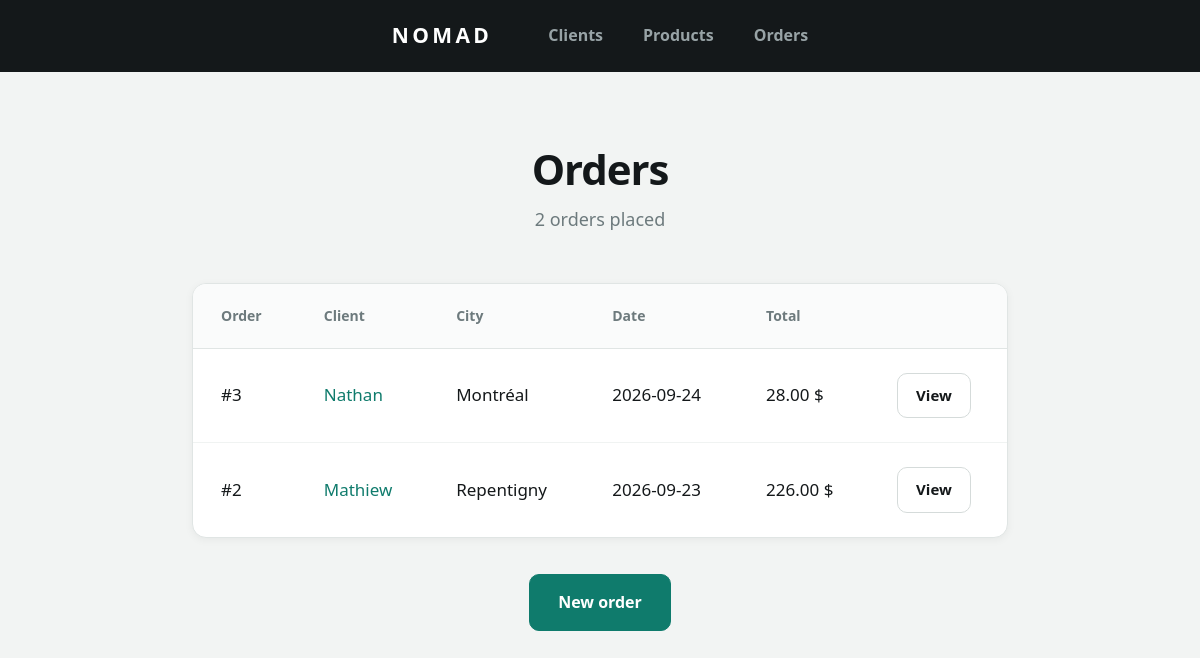
The app's page /order-index.php, older data.
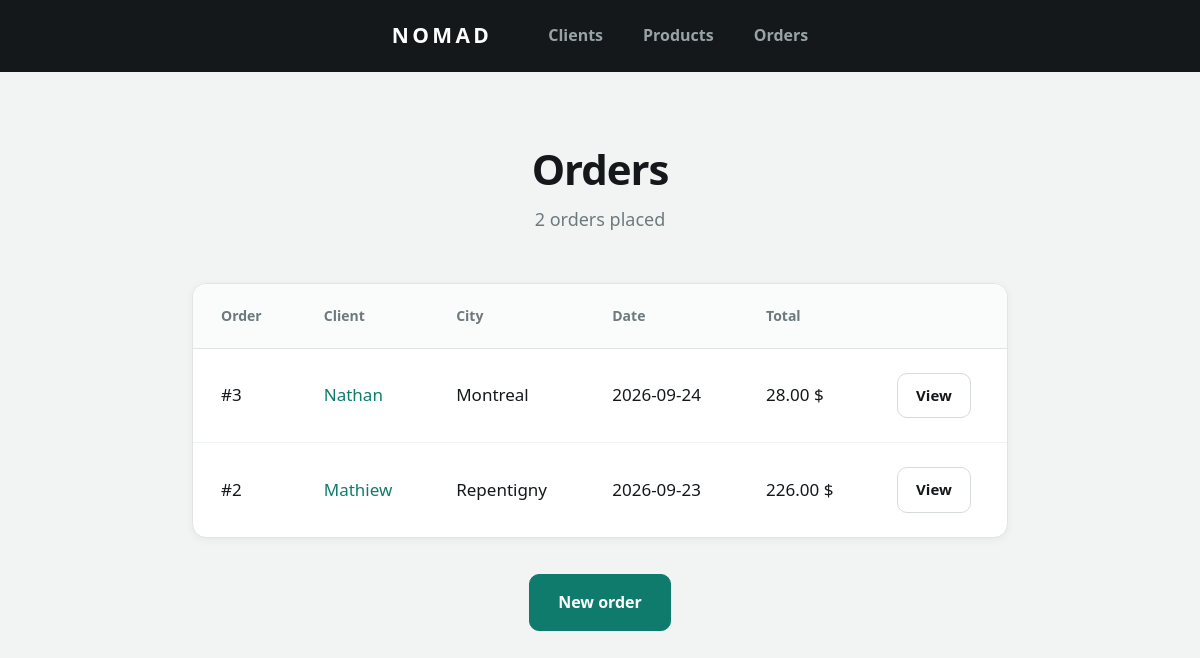
The same page, newer data.
### tables this page shows
CREATE TABLE `orders` (
  `id` int NOT NULL,
  `client_id` int NOT NULL,
  `order_date` date NOT NULL,
  `total` decimal(10,2) NOT NULL
);

CREATE TABLE `client` (
  `id` int NOT NULL,
  `name` varchar(100) NOT NULL,
  `email` varchar(150) NOT NULL,
  `phone` varchar(20) DEFAULT NULL,
  `address` varchar(255) NOT NULL,
  `city` varchar(100) NOT NULL,
  `zip_code` varchar(10) NOT NULL
);

### Classe/CRUD.php (called while the page is built, shortened)
<?php
class CRUD extends PDO {
    public function select(string $table, $field = "id", $order = "ASC"):array{
        $sql = "SELECT * FROM $table ORDER BY $field $order";
        $stmt = $this->query($sql);
        return $stmt->fetchAll();
    }
    public function selectId(string $table, int|string $value, $field = 'id'):bool|array{
        $sql = "SELECT * FROM $table WHERE $field = :$field";
        $stmt = $this->prepare($sql);
        $stmt->bindValue(":$field", $value);
        $stmt->execute();
        $count = $stmt->rowCount();
        if($count == 1){
            return $stmt->fetch();
        }else{
            return false;
        }
    }
}

### order-index.php (the view, shortened to what this page needs)
<?php
require_once('Classe/CRUD.php');
$crud = new CRUD;
$orders = $crud->select('orders', 'order_date', 'DESC');
?>
<!DOCTYPE html>
<html lang="en">
<head>
    <link rel="stylesheet" href="css/style.css">
</head>
<body>
    <?php require_once('nav.php'); ?>
    <main class="page">
        <h1 class="page__title">Orders</h1>
        <p class="page__subtitle"><?= count($orders); ?> orders placed</p>
        <table class="table">
            <thead>
                <tr>
                    <th>Order</th>
                    <th>Client</th>
                    <th>City</th>
                    <th>Date</th>
                    <th>Total</th>
                    <th></th>
                </tr>
            </thead>
            <tbody>
                <?php foreach($orders as $order){
                    $client = $crud->selectId('client', $order['client_id']);
                ?>
                <tr>
                    <td>#<?= $order['id']; ?></td>
                    <td><a href="client-show.php?id=<?= $client['id']; ?>"><?= $client['name']; ?></a></td>
                    <td><?= $client['city']; ?></td>
                    <td><?= $order['order_date']; ?></td>
                    <td><?= $order['total']; ?> $</td>
                    <td><a href="order-show.php?id=<?= $order['id']; ?>" class="btn btn--small">View</a></td>
                </tr>
                <?php } ?>
            </tbody>
        </table>
        <div class="page__actions">
            <a href="order-create.php" class="btn btn--primary">New order</a>
        </div>
    </main>
</body>
</html>

Row changes from the older to the newer data that the page shows:
changed through a linked row, orders "Nathan": client.city "Montréal" → "Montreal"
